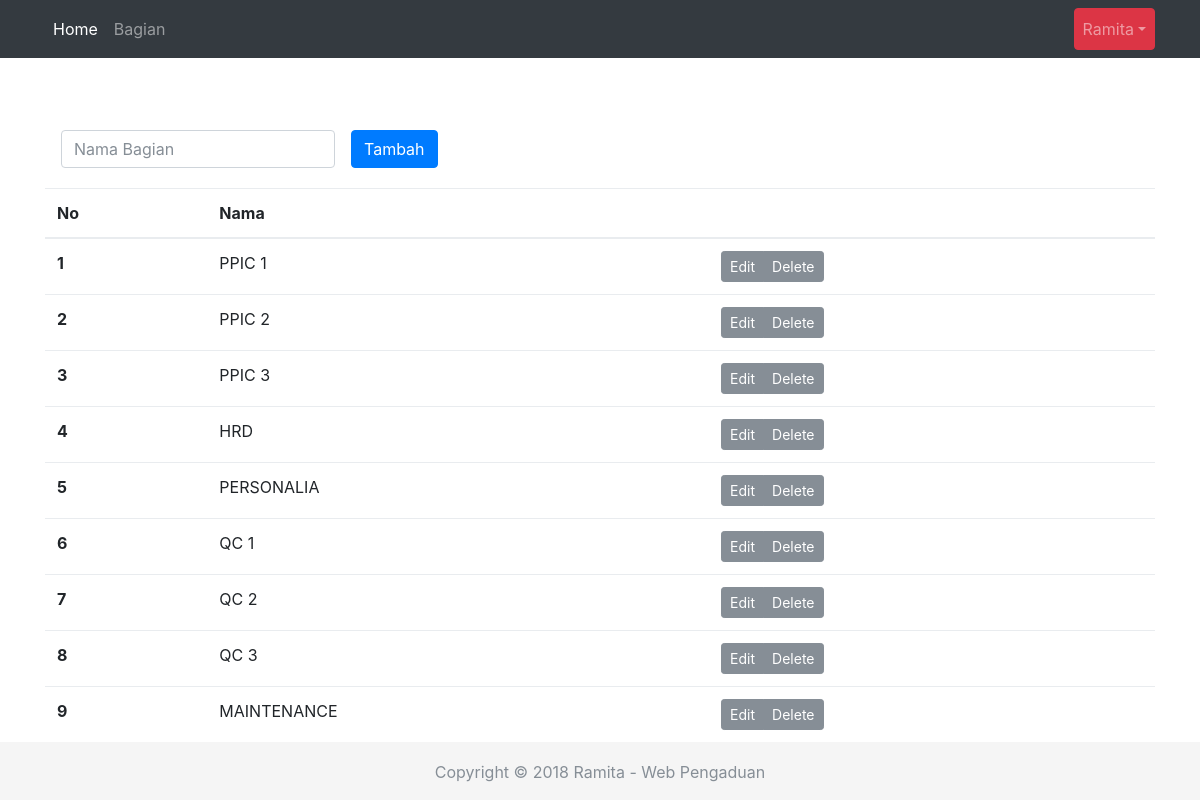
The page /admin/bagian.php (signed in) on the database its author committed.
### tables this page shows
CREATE TABLE `bagian` (
  `id` int(11) NOT NULL,
  `nama` varchar(100) NOT NULL
);

### classes/Bagian.php (called while the page is built, shortened)
<?php
class Bagian {
	private $connection;
	private $table = "bagian";
	public function __construct($database) {
		$this->connection = $database;
	}
	function readAll(){
		$sql = "SELECT * FROM {$this->table} ORDER BY id ASC";
		$query = $this->connection->prepare($sql);
		$query->execute();
		return $query;
	}
}

### admin/bagian.php (the view, shortened to what this page needs)
<?php session_start(); if (empty($_SESSION) && !isset($_SESSION['is_logged']) && ($_SESSION['type'] != 'admin')) header("location: signin.php");
$Conf = new Config(); $connection = $Conf->getConnection();
include("../classes/Bagian.php");
$Bagian = new Bagian($connection);
?>
<!doctype html>
<html lang="en">
<head>
    <link href="../assets/css/bootstrap.min.css" rel="stylesheet">
    <link href="../assets/css/sticky-footer-navbar.css" rel="stylesheet">
    <link href="../assets/css/custom.css" rel="stylesheet">
</head>
<body>
    <?php include_once("include/header.php"); ?>
    <main role="main" class="container" style="margin-top: 20px;">
        <form class="form-inline" method="post">
            <div class="form-group mx-sm-3">
                <input type="text" name="nama" class="form-control" id="nama" placeholder="Nama Bagian">
            </div>
            <button type="submit" class="btn btn-primary">Tambah</button>
        </form>
        <table class="table" style="margin-top: 20px;">
            <thead>
                <tr>
                <th scope="col">No</th>
                <th scope="col">Nama</th>
                <th scope="col"></th>
                </tr>
            </thead>
            <tbody>
                <?php $no = 1; $rows = $Bagian->readAll(); while ($row = $rows->fetch(PDO::FETCH_ASSOC)): ?>
                    <tr>
                        <th scope="row"><?php echo $no++; ?></th>
                        <td><?php echo $row["nama"]; ?></td>
                        <td>
                            <div class="btn-group" role="group" aria-label="Opsi">
                                <a href="edit_bagian.php" class="btn btn-secondary btn-sm">Edit</a>
                                <a href="delete_bagian.php" class="btn btn-secondary btn-sm">Delete</a>
                            </div>
                        </td>
                    </tr>
                <?php endwhile; ?>
            </tbody>
        </table>
    </main>
    <?php include_once("include/footer.php"); ?>
</body>
</html>

### assets/css/sticky-footer-navbar.css (style rules this page uses)
html { position: relative; min-height: 100%; }
body { margin-bottom: 60px; }
body > .container { padding: 60px 15px 0; }

### assets/css/custom.css (style rules this page uses)
body { margin-top: 70px; }

### rows shown on the page
bagian: nama "PPIC 1"
bagian: nama "PPIC 2"
bagian: nama "PPIC 3"
bagian: nama "HRD"
bagian: nama "PERSONALIA"
bagian: nama "QC 1"
bagian: nama "QC 2"
bagian: nama "QC 3"
bagian: nama "MAINTENANCE"

### other values the page prints
$_SESSION['nama'] "Ramita"
